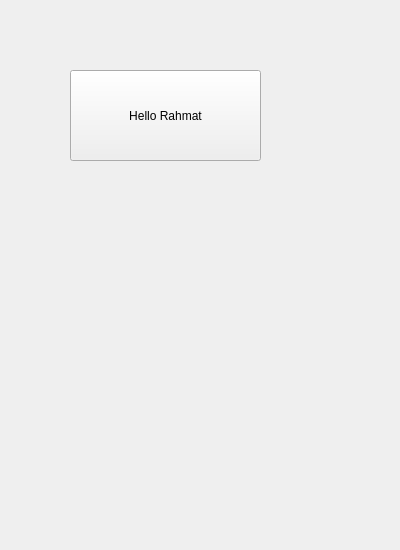
<?xml version="1.0" encoding="UTF-8"?>
<ui version="4.0">
 <class>Form</class>
 <widget class="QWidget" name="Form">
  <property name="geometry">
   <rect>
    <x>0</x>
    <y>0</y>
    <width>400</width>
    <height>550</height>
   </rect>
  </property>
  <property name="windowTitle">
   <string>Form</string>
  </property>
  <widget class="QPushButton" name="pushButton">
   <property name="geometry">
    <rect>
     <x>70</x>
     <y>70</y>
     <width>191</width>
     <height>91</height>
    </rect>
   </property>
   <property name="text">
    <string>Hello Rahmat</string>
   </property>
  </widget>
 </widget>
 <resources/>
 <connections/>
</ui>
